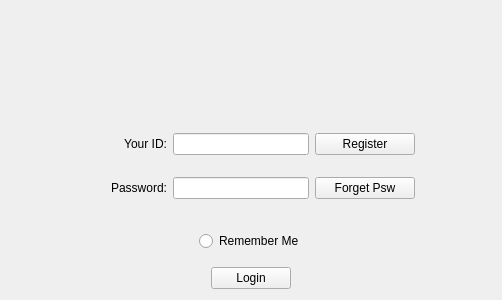
<?xml version="1.0" encoding="UTF-8"?>
<ui version="4.0">
 <class>login</class>
 <widget class="QWidget" name="login">
  <property name="geometry">
   <rect>
    <x>0</x>
    <y>0</y>
    <width>502</width>
    <height>300</height>
   </rect>
  </property>
  <property name="minimumSize">
   <size>
    <width>502</width>
    <height>300</height>
   </size>
  </property>
  <property name="maximumSize">
   <size>
    <width>502</width>
    <height>300</height>
   </size>
  </property>
  <property name="windowTitle">
   <string>Login</string>
  </property>
  <layout class="QVBoxLayout" name="verticalLayout_3">
   <item>
    <layout class="QVBoxLayout" name="verticalLayout">
     <item>
      <layout class="QHBoxLayout" name="horizontalLayout_2">
       <item>
        <widget class="QLabel" name="talkphoto">
         <property name="minimumSize">
          <size>
           <width>500</width>
           <height>100</height>
          </size>
         </property>
         <property name="maximumSize">
          <size>
           <width>500</width>
           <height>100</height>
          </size>
         </property>
         <property name="text">
          <string/>
         </property>
        </widget>
       </item>
      </layout>
     </item>
     <item>
      <layout class="QHBoxLayout" name="horizontalLayout">
       <item>
        <widget class="QLabel" name="photo">
         <property name="minimumSize">
          <size>
           <width>70</width>
           <height>70</height>
          </size>
         </property>
         <property name="text">
          <string/>
         </property>
        </widget>
       </item>
       <item>
        <layout class="QVBoxLayout" name="verticalLayout_2">
         <item>
          <layout class="QHBoxLayout" name="horizontalLayout_3">
           <item>
            <widget class="QLabel" name="label_3">
             <property name="minimumSize">
              <size>
               <width>80</width>
               <height>0</height>
              </size>
             </property>
             <property name="text">
              <string>Your ID:</string>
             </property>
             <property name="alignment">
              <set>Qt::AlignRight|Qt::AlignTrailing|Qt::AlignVCenter</set>
             </property>
            </widget>
           </item>
           <item>
            <widget class="QLineEdit" name="ID">
             <property name="minimumSize">
              <size>
               <width>40</width>
               <height>20</height>
              </size>
             </property>
            </widget>
           </item>
           <item>
            <widget class="QPushButton" name="register_2">
             <property name="minimumSize">
              <size>
               <width>100</width>
               <height>0</height>
              </size>
             </property>
             <property name="maximumSize">
              <size>
               <width>100</width>
               <height>16777215</height>
              </size>
             </property>
             <property name="text">
              <string>Register</string>
             </property>
            </widget>
           </item>
          </layout>
         </item>
         <item>
          <layout class="QHBoxLayout" name="horizontalLayout_4">
           <item>
            <widget class="QLabel" name="label_4">
             <property name="minimumSize">
              <size>
               <width>80</width>
               <height>0</height>
              </size>
             </property>
             <property name="text">
              <string>Password:</string>
             </property>
             <property name="alignment">
              <set>Qt::AlignRight|Qt::AlignTrailing|Qt::AlignVCenter</set>
             </property>
            </widget>
           </item>
           <item>
            <widget class="QLineEdit" name="password">
             <property name="minimumSize">
              <size>
               <width>0</width>
               <height>20</height>
              </size>
             </property>
             <property name="echoMode">
              <enum>QLineEdit::Password</enum>
             </property>
            </widget>
           </item>
           <item>
            <widget class="QPushButton" name="forget">
             <property name="minimumSize">
              <size>
               <width>100</width>
               <height>0</height>
              </size>
             </property>
             <property name="maximumSize">
              <size>
               <width>100</width>
               <height>16777215</height>
              </size>
             </property>
             <property name="text">
              <string>Forget Psw</string>
             </property>
            </widget>
           </item>
          </layout>
         </item>
        </layout>
       </item>
       <item>
        <widget class="QLabel" name="label_2">
         <property name="minimumSize">
          <size>
           <width>70</width>
           <height>50</height>
          </size>
         </property>
         <property name="text">
          <string/>
         </property>
        </widget>
       </item>
      </layout>
     </item>
     <item>
      <layout class="QHBoxLayout" name="horizontalLayout_5">
       <item>
        <spacer name="horizontalSpacer_4">
         <property name="orientation">
          <enum>Qt::Horizontal</enum>
         </property>
         <property name="sizeHint" stdset="0">
          <size>
           <width>40</width>
           <height>20</height>
          </size>
         </property>
        </spacer>
       </item>
       <item>
        <widget class="QRadioButton" name="remember">
         <property name="minimumSize">
          <size>
           <width>0</width>
           <height>40</height>
          </size>
         </property>
         <property name="text">
          <string>Remember Me</string>
         </property>
        </widget>
       </item>
       <item>
        <spacer name="horizontalSpacer_3">
         <property name="orientation">
          <enum>Qt::Horizontal</enum>
         </property>
         <property name="sizeHint" stdset="0">
          <size>
           <width>40</width>
           <height>20</height>
          </size>
         </property>
        </spacer>
       </item>
      </layout>
     </item>
     <item>
      <layout class="QHBoxLayout" name="horizontalLayout_6">
       <item>
        <spacer name="horizontalSpacer_2">
         <property name="orientation">
          <enum>Qt::Horizontal</enum>
         </property>
         <property name="sizeHint" stdset="0">
          <size>
           <width>40</width>
           <height>20</height>
          </size>
         </property>
        </spacer>
       </item>
       <item>
        <widget class="QPushButton" name="login_2">
         <property name="minimumSize">
          <size>
           <width>0</width>
           <height>20</height>
          </size>
         </property>
         <property name="text">
          <string>Login</string>
         </property>
        </widget>
       </item>
       <item>
        <spacer name="horizontalSpacer">
         <property name="orientation">
          <enum>Qt::Horizontal</enum>
         </property>
         <property name="sizeHint" stdset="0">
          <size>
           <width>40</width>
           <height>20</height>
          </size>
         </property>
        </spacer>
       </item>
      </layout>
     </item>
    </layout>
   </item>
  </layout>
 </widget>
 <resources/>
 <connections/>
</ui>
